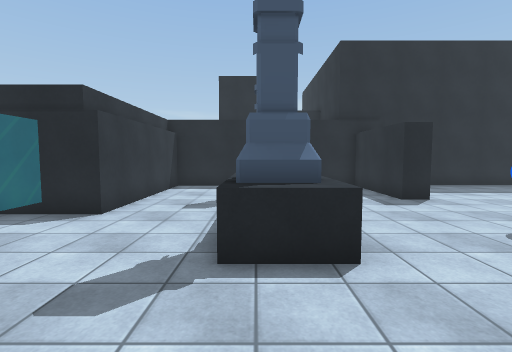
view 1 (above)

15 first-person views from a walk through a Unity game level. The camera is 1.4 m above the floor, tilts 4° down and sees 85° across. The floor is counted in squares, 1 m on a side. Each view is taken from the middle of a square. On the plan, view 1 faces up. The plan holds only what a view shows up to about 14 squares ahead; the rest is blank. The place goes on beyond the plan. The player character is not drawn. Some surface patterns are stand-ins.

view 2
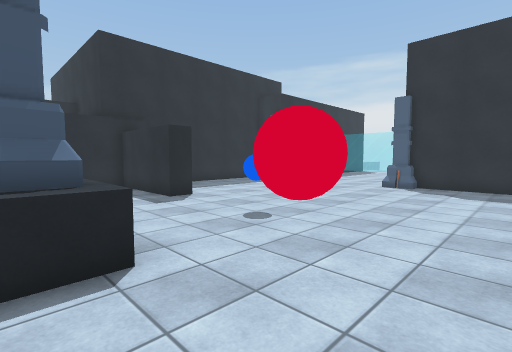

view 3
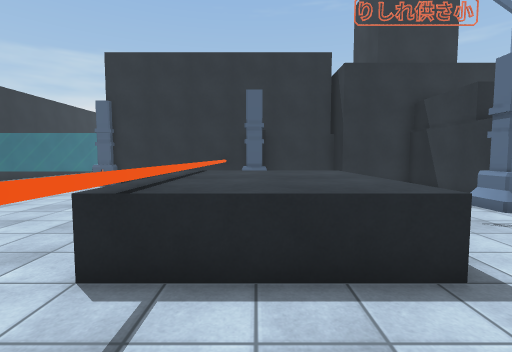

view 4
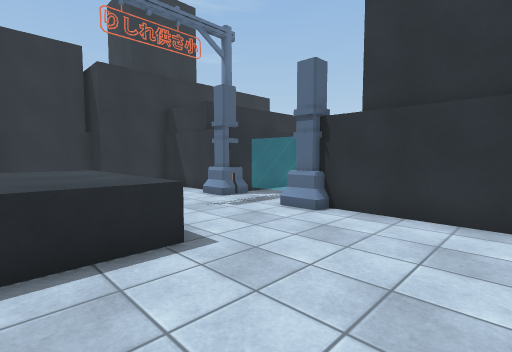

view 5
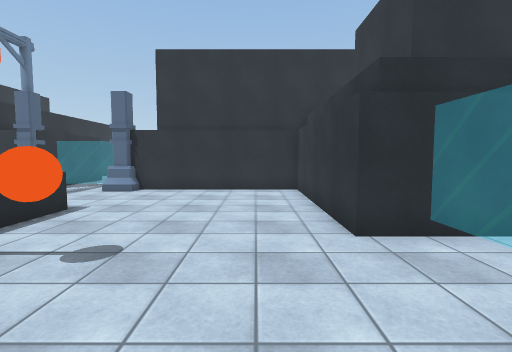

view 6
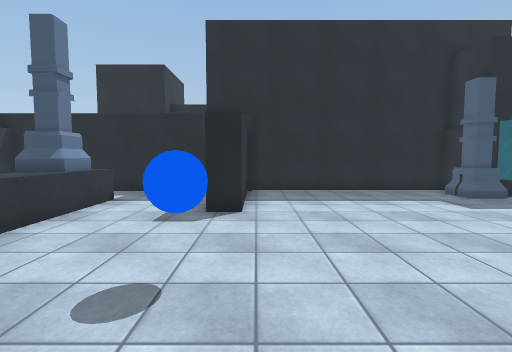

view 7
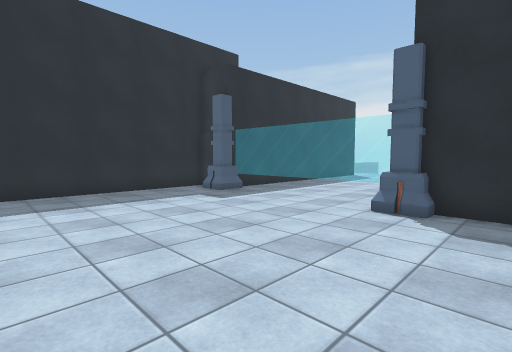

view 8
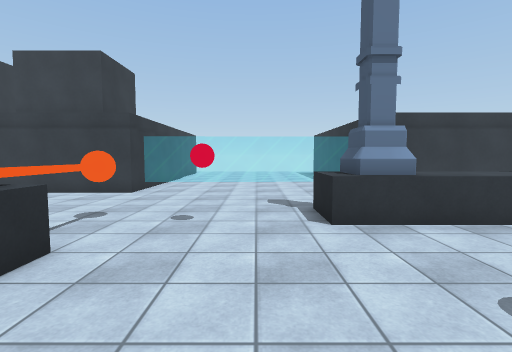

view 9
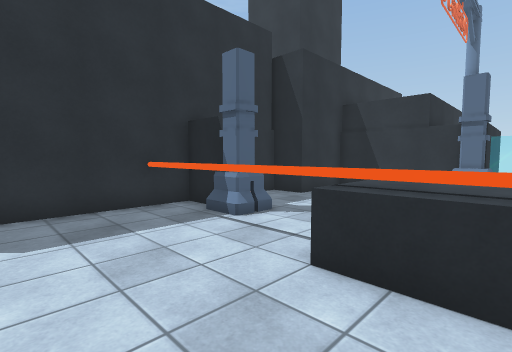

view 10
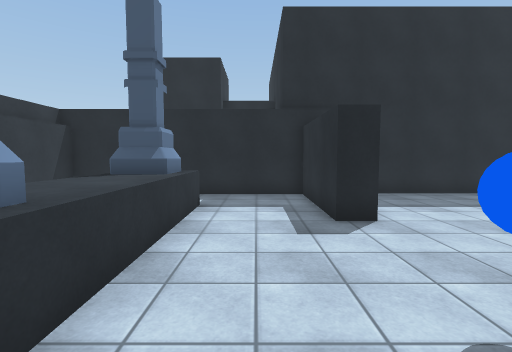

view 11
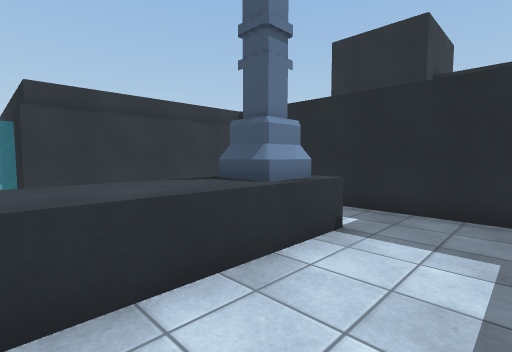

view 12
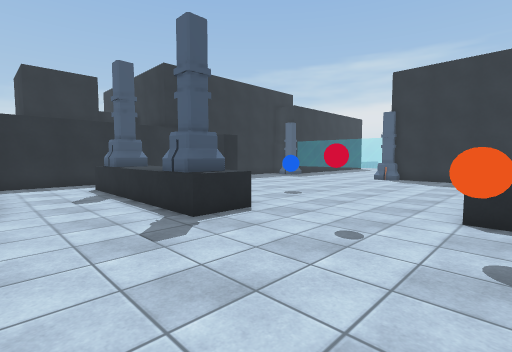

view 13
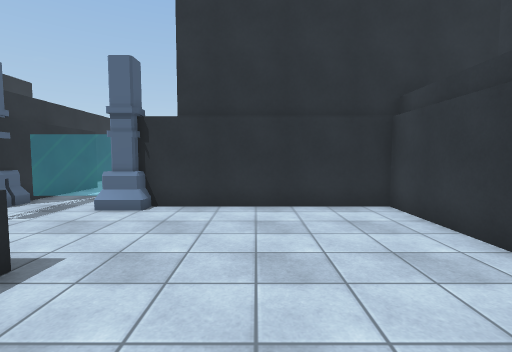

view 14
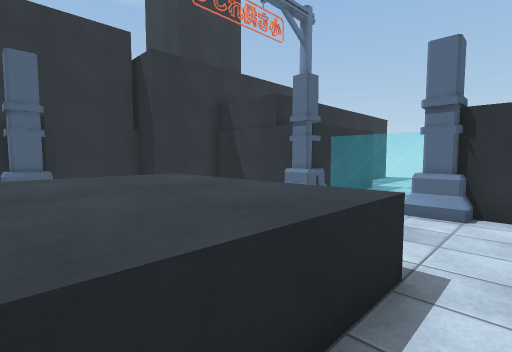

view 15
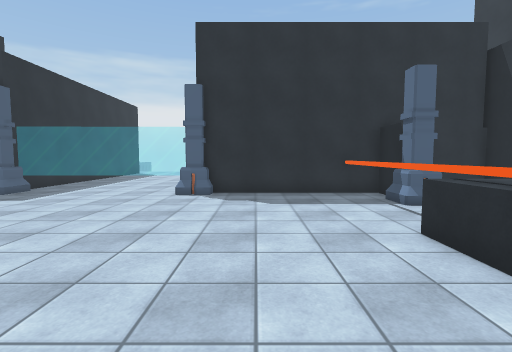

### Floor plan
Key: @ floor where view 1 was taken; # wall or solid block; . floor; = window, fence, low wall or low ledge; ^ raised ledge; P pillar; B blue ball; A ball; T thing the floor can be seen under or through.
Columns run from 7 left of view 1 to 17 right of it. Each row starts with its distance up from view 1.
 14    ###################
 13    #........#........##
 12    #........#.......PP###
 11    #...PP...#.........=.
 10    #...P#...#.........=.
  9    #...PP.............=.
  8    #...^^.............=.
  7 ####...^^.............=.
  6   =....^^.............=.
  5  ==....P^...B........P
  4  ==....PP...........PP
  3  ==..................#
  2  ==..................#
  1  ==.....A............#
  0  ==....@.............#
 -1  ==.....A#^^^^^^TTTTT#
 -2  ==.....A.^^^^^^.....#
 -3 ####......^^^^^^..P###
 -4    #......^^^^^^ ..  #
 -5    #......^^^^^^  .. #
 -6    #.........     ...#
 -7    #..........     .##
 -8    #............    #
 -9    #.............   #
-10    ########P..P#####
-11             ===#
-12              .#
-13               #

Positions as (right, up) in squares from view 1, and headings:
1: (0, 0), facing up
2: (0, 0), facing up-right
3: (0, -3), facing right
4: (-1, -3), facing down-right
5: (-2, 2), facing down
6: (6, 2), facing up
7: (6, 2), facing up-right
8: (7, 2), facing left
9: (6, 2), facing down-right
10: (3, 3), facing up
11: (4, 6), facing up-left
12: (-4, -2), facing up-right
13: (0, -2), facing down
14: (2, -2), facing down-right
15: (3, 2), facing right
